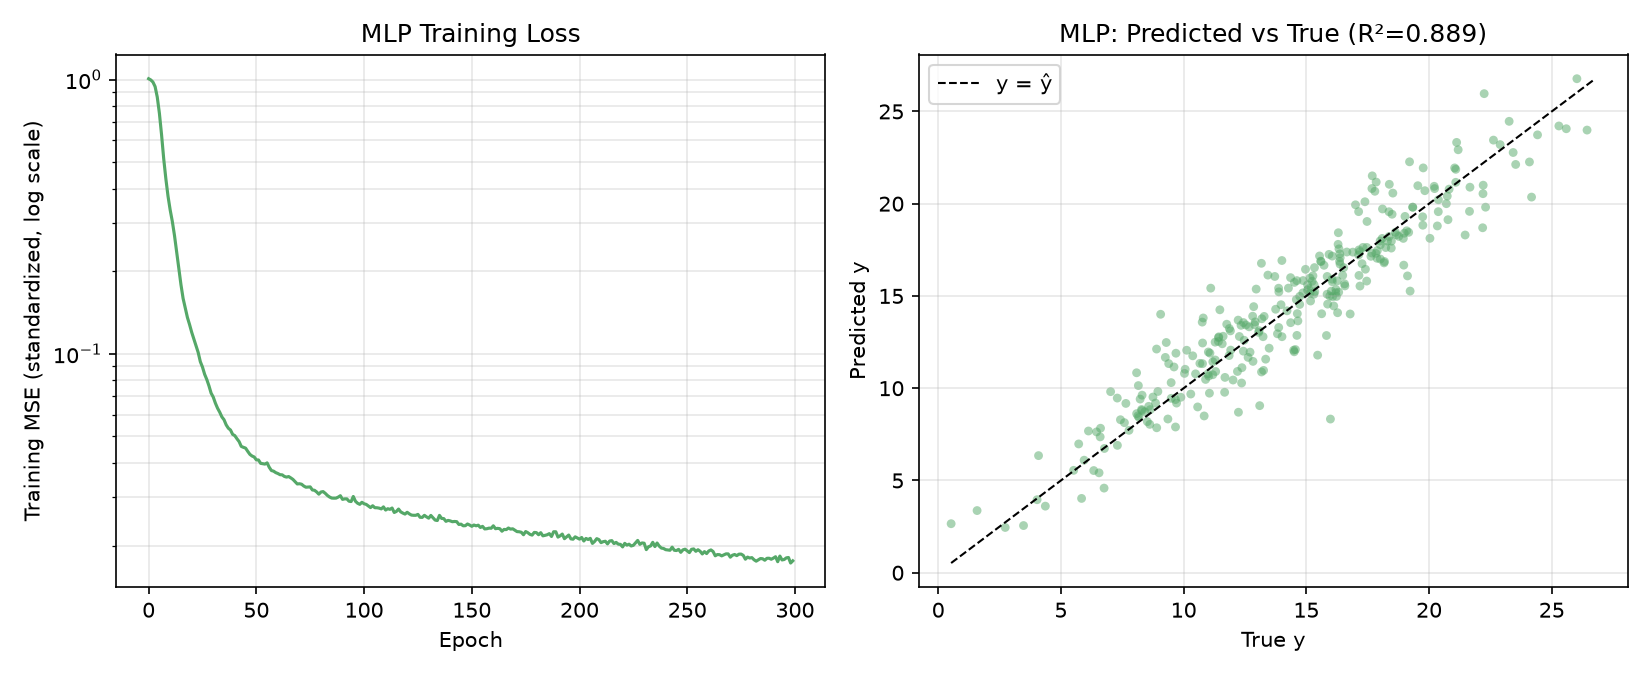

Recreate this plot in Python.
"""
改变激活函数为Softmax
"""

import numpy as np
import torch
import torch.nn as nn
from sklearn.datasets import make_friedman1
from sklearn.model_selection import train_test_split
from sklearn.preprocessing import StandardScaler
from sklearn.metrics import mean_squared_error, r2_score
import matplotlib.pyplot as plt

torch.manual_seed(42)
np.random.seed(42)

# ---------------------------------------------------------------
# 1. 数据生成（与任务 2.1 完全相同，保证两次实验可比）
# ---------------------------------------------------------------
X, y = make_friedman1(n_samples=1500, n_features=10, noise=1.0, random_state=42)

# ---------------------------------------------------------------
# 2. 划分训练集 / 测试集（同样的 random_state）
# ---------------------------------------------------------------
X_train, X_test, y_train, y_test = train_test_split(
    X, y, test_size=0.2, random_state=42
)

# ---------------------------------------------------------------
# 3. 标准化（同任务 2.1）
# ---------------------------------------------------------------
x_scaler = StandardScaler().fit(X_train)
y_scaler = StandardScaler().fit(y_train.reshape(-1, 1))

X_train_s = x_scaler.transform(X_train)
X_test_s = x_scaler.transform(X_test)
y_train_s = y_scaler.transform(y_train.reshape(-1, 1))
y_test_s = y_scaler.transform(y_test.reshape(-1, 1))

X_train_t = torch.tensor(X_train_s, dtype=torch.float32)
y_train_t = torch.tensor(y_train_s, dtype=torch.float32)
X_test_t = torch.tensor(X_test_s, dtype=torch.float32)
y_test_t = torch.tensor(y_test_s, dtype=torch.float32)

train_dataset = torch.utils.data.TensorDataset(X_train_t, y_train_t)
train_loader = torch.utils.data.DataLoader(train_dataset, batch_size=64, shuffle=True)

# ---------------------------------------------------------------
# 4. 模型定义：全连接神经网络（MLP）
#    结构：10 -> 64 (ReLU) -> 32 (ReLU) -> 1
#    比线性模型多了两个隐藏层和非线性激活函数
# ---------------------------------------------------------------
class MLPModel(nn.Module):
    def __init__(self, in_features, hidden1=64, hidden2=32):
        super().__init__()
        self.net = nn.Sequential(
            nn.Linear(in_features, hidden1),
            nn.Softmax(),
            nn.Linear(hidden1, hidden2),
            nn.Softmax(),
            nn.Linear(hidden2, 1),
        )

    def forward(self, x):
        return self.net(x)


model = MLPModel(in_features=X_train.shape[1])
n_params = sum(p.numel() for p in model.parameters())
print(f"MLP 可训练参数量: {n_params}")

criterion = nn.MSELoss()
optimizer = torch.optim.Adam(model.parameters(), lr=0.005)

# ---------------------------------------------------------------
# 5. 训练
# ---------------------------------------------------------------
epochs = 300
loss_history = []

for epoch in range(1, epochs + 1):
    model.train()
    epoch_losses = []
    for xb, yb in train_loader:
        optimizer.zero_grad()
        pred = model(xb)
        loss = criterion(pred, yb)
        loss.backward()
        optimizer.step()
        epoch_losses.append(loss.item())
    loss_history.append(np.mean(epoch_losses))

    if epoch % 50 == 0:
        print(f"Epoch {epoch:3d} | Train MSE (standardized): {loss_history[-1]:.4f}")

# ---------------------------------------------------------------
# 6. 测试集评估（还原到原始 y 尺度）
# ---------------------------------------------------------------
model.eval()
with torch.no_grad():
    pred_test_s = model(X_test_t).numpy()

pred_test = y_scaler.inverse_transform(pred_test_s).ravel()

mse = mean_squared_error(y_test, pred_test)
rmse = np.sqrt(mse)
mae = np.mean(np.abs(y_test - pred_test))
r2 = r2_score(y_test, pred_test)

print("\n===== 测试集结果 (MLP) =====")
print(f"MSE : {mse:.4f}")
print(f"RMSE: {rmse:.4f}")
print(f"MAE : {mae:.4f}")
print(f"R^2 : {r2:.4f}")

# ---------------------------------------------------------------
# 7. 可视化
# ---------------------------------------------------------------
fig, axes = plt.subplots(1, 2, figsize=(11, 4.5))

axes[0].plot(loss_history, color="#55A868")
axes[0].set_yscale("log")
axes[0].set_xlabel("Epoch")
axes[0].set_ylabel("Training MSE (standardized, log scale)")
axes[0].set_title("MLP Training Loss")
axes[0].grid(alpha=0.3, which="both")

axes[1].scatter(y_test, pred_test, alpha=0.5, s=18, color="#55A868", edgecolor="none")
lims = [min(y_test.min(), pred_test.min()), max(y_test.max(), pred_test.max())]
axes[1].plot(lims, lims, "k--", linewidth=1, label="y = ŷ")
axes[1].set_xlabel("True y")
axes[1].set_ylabel("Predicted y")
axes[1].set_title(f"MLP: Predicted vs True (R²={r2:.3f})")
axes[1].legend()
axes[1].grid(alpha=0.3)

plt.tight_layout()
plt.savefig("改变激活函数为Softmax.png", dpi=150)
plt.show()
